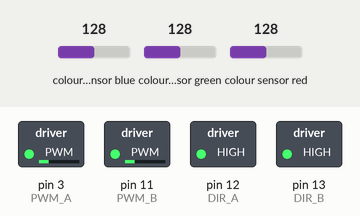
Recording of a sketch running on a simulated Arduino Uno, built with avr-gcc and run on an emulated ATmega328P. Shown: switched loads named in the sketch (green lamp = pin HIGH). The test bench sets the inputs (shaded band); at power-on: colour sensor blue 128, colour sensor green 128, colour sensor red 128. What the sketch prints to the serial monitor is not drawn.

Above: at 2.2 s.
2.3 s: colour sensor blue set to 5
At 2.9 s:
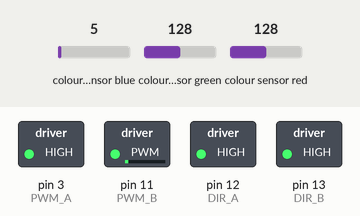
3.8 s: colour sensor green set to 5
At 4.6 s:
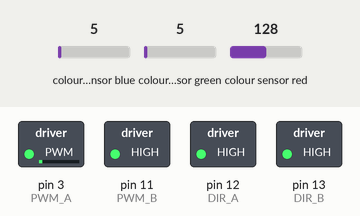
5.3 s: colour sensor blue set to 76
6.8 s: colour sensor blue set to 84
At 7.3 s:
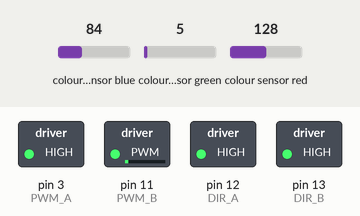
8.3 s: colour sensor blue set to 64
At 9.0 s:
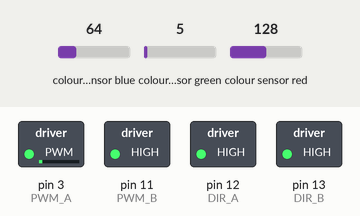
Timing chart, 0 to 10.8 s (numbered marks = the images above; inputs shaded):
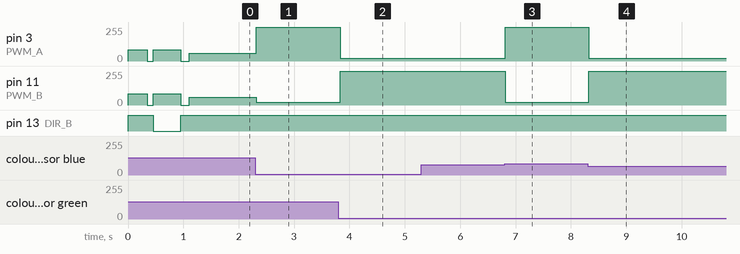

The sketch:

Arduino_Path_Following_Robot_TCS34725.ino
```cpp
/**
 * Author: Omar Draidrya
 * Date: 2024/12/06
 * Line-Following Robot with TCS34725.
 */

#include <Wire.h>
#include <AFMotor.h>
#include <Adafruit_TCS34725.h>

// Initialize TCS34725 sensor
Adafruit_TCS34725 tcs = Adafruit_TCS34725(TCS34725_INTEGRATIONTIME_2_4MS, TCS34725_GAIN_4X);

// Motor control pins
#define DIR_A 12
#define DIR_B 13
#define PWM_A 3
#define PWM_B 11

// PID parameters
float Kp = 24.0;  // Proportional gain
float Ki = 1.0;   // Integral gain
float Kd = 1.0;   // Derivative gain
int baseSpeed = 60;  // Base speed

// Middle value for black/white
int middleValue = 3; // Adjusted based on measured values

// Global variables for PID
float error = 0, previousError = 0, sumError = 0;

void setup() {
  Serial.begin(9600);

  // Initialize TCS34725 sensor
  if (!tcs.begin()) {
    Serial.println("Error: TCS34725 not detected. Check wiring!");
    while (1);
  }
  Serial.println("TCS34725 sensor detected!");

  // Configure motor control pins
  pinMode(DIR_A, OUTPUT);
  pinMode(DIR_B, OUTPUT);
  pinMode(PWM_A, OUTPUT);
  pinMode(PWM_B, OUTPUT);

  // Perform sensor calibration
  calibrateSensor();
}

void loop() {
  uint16_t r, g, b, c;
  tcs.getRawData(&r, &g, &b, &c);

  // Calculate error
  error = middleValue - (float)c ;

  // PID calculation
  sumError += error;
  sumError = constrain(sumError, -4, 4); // Limit integral component

  if (abs(error) < 2.0) {
    sumError = 0; // Reset for small errors
  }

  float differential = error - previousError;
  float correction = Kp * error + Ki * sumError + Kd * differential;
  previousError = error;

  // Adjust motor speeds
  int speedLeft = baseSpeed + (int)correction;
  int speedRight = baseSpeed - (int)correction;

  speedLeft = constrain(speedLeft, 20, 255);
  speedRight = constrain(speedRight, 20, 255);

  controlMotors(speedLeft, speedRight);
}

void calibrateSensor() {
  uint16_t r, g, b, c;

  // Measure black value
  Serial.println("Calibrating: Measuring black value...");
  controlMotors(-85, 85); // Slightly turn left
  delay(350);
   // Stop motors after calibration
  controlMotors(0, 0);
  delay(50);

  tcs.getRawData(&r, &g, &b, &c);
  int blackValue = c;
  Serial.print("Black Value: ");
  Serial.println(blackValue);

  // Measure white value
  Serial.println("Calibrating: Measuring white value...");
  controlMotors(85, -85); // Slightly turn right
  delay(500);
    // Stop motors after calibration
  controlMotors(0, 0);
  delay(50);

  tcs.getRawData(&r, &g, &b, &c);
  int whiteValue = c;
  Serial.print("White Value: ");
  Serial.println(whiteValue);

  // Calculate middle value
  middleValue = (blackValue + whiteValue) / 2;
  Serial.print("Middle Value: ");
  Serial.println(middleValue);

  // Stop motors after calibration
  controlMotors(0, 0);
}

void controlMotors(int speedLeft, int speedRight) {
  if (speedLeft >= 0) {
    digitalWrite(DIR_A, HIGH);
  } else {
    digitalWrite(DIR_A, LOW);
    speedLeft = abs(speedLeft);
  }

  if (speedRight >= 0) {
    digitalWrite(DIR_B, HIGH);
  } else {
    digitalWrite(DIR_B, LOW);
    speedRight = abs(speedRight);
  }

  analogWrite(PWM_A, speedLeft);
  analogWrite(PWM_B, speedRight);
}
```

Measured:
- the behaviour switches between 80 and 81 on colour sensor blue (found by bisection; images 2 and 3)
- after the input at 2.3 s, pin 3 (PWM_A): 60/255 → 255/255 at once; pin 11 (PWM_B): 60/255 → 20/255 at once
- after the input at 3.8 s, pin 3 (PWM_A): 255/255 → 20/255 at once; pin 11 (PWM_B): 20/255 → 255/255 at once
- after the input at 5.3 s, every drawn part: stays the same
- after the input at 6.8 s, pin 3 (PWM_A): 20/255 → 255/255 at once; pin 11 (PWM_B): 255/255 → 20/255 at once
- after the input at 8.3 s, pin 3 (PWM_A): 255/255 → 20/255 at once; pin 11 (PWM_B): 20/255 → 255/255 at once
